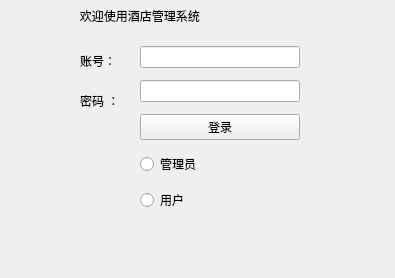
<?xml version="1.0" encoding="UTF-8"?>
<ui version="4.0">
 <class>Form</class>
 <widget class="QWidget" name="Form">
  <property name="geometry">
   <rect>
    <x>0</x>
    <y>0</y>
    <width>395</width>
    <height>278</height>
   </rect>
  </property>
  <property name="windowTitle">
   <string>Form</string>
  </property>
  <widget class="QWidget" name="verticalLayoutWidget_2">
   <property name="geometry">
    <rect>
     <x>140</x>
     <y>40</y>
     <width>160</width>
     <height>181</height>
    </rect>
   </property>
   <layout class="QVBoxLayout" name="verticalLayout_2">
    <item>
     <widget class="QLineEdit" name="lineEdit_2"/>
    </item>
    <item>
     <widget class="QLineEdit" name="lineEdit">
      <property name="echoMode">
       <enum>QLineEdit::Password</enum>
      </property>
     </widget>
    </item>
    <item>
     <widget class="QPushButton" name="pushButton">
      <property name="text">
       <string>登录</string>
      </property>
     </widget>
    </item>
    <item>
     <widget class="QRadioButton" name="radioButton">
      <property name="text">
       <string>管理员</string>
      </property>
     </widget>
    </item>
    <item>
     <widget class="QRadioButton" name="radioButton_2">
      <property name="text">
       <string>用户</string>
      </property>
     </widget>
    </item>
   </layout>
  </widget>
  <widget class="QLabel" name="label_2">
   <property name="geometry">
    <rect>
     <x>80</x>
     <y>90</y>
     <width>61</width>
     <height>21</height>
    </rect>
   </property>
   <property name="text">
    <string>密码 ：</string>
   </property>
  </widget>
  <widget class="QLabel" name="label_3">
   <property name="geometry">
    <rect>
     <x>80</x>
     <y>50</y>
     <width>61</width>
     <height>21</height>
    </rect>
   </property>
   <property name="text">
    <string>账号：</string>
   </property>
  </widget>
  <widget class="QLabel" name="label_4">
   <property name="geometry">
    <rect>
     <x>20</x>
     <y>0</y>
     <width>331</width>
     <height>31</height>
    </rect>
   </property>
   <property name="text">
    <string>                  欢迎使用酒店管理系统</string>
   </property>
  </widget>
 </widget>
 <resources/>
 <connections/>
</ui>
